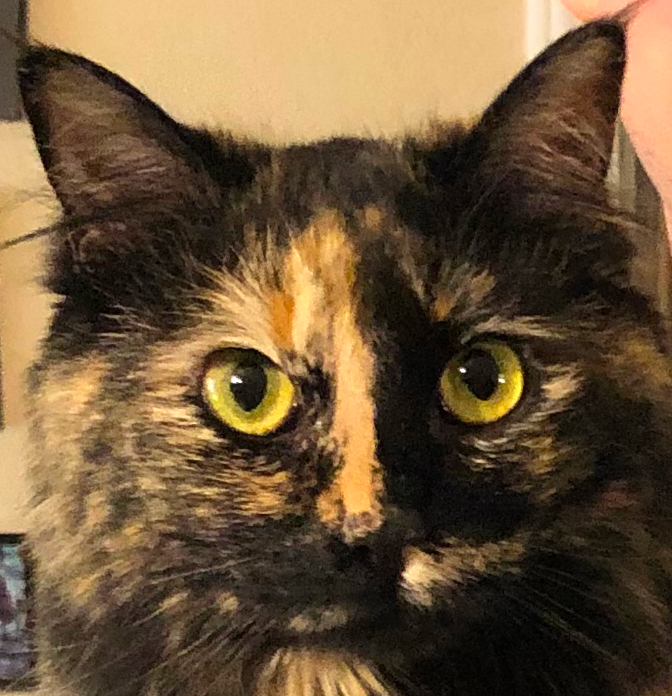
#> input picture assignment1/bobbie_template.JPG, 672 x 696 px
$ python img_transforms.py
#> lines starting #> are read from the running program, lines starting #| are printed output that depends on the picture
#> the answer given: bobbie_template.JPG
#> the answer given: 100
#> further down, img is the input picture: shape (696, 672, 3); mean B, G, R 57.2, 85.7, 109
# Alyssa Hammonds

# Assignment 1: Color Spaces and Data Augmentation
import sys
import numpy as np
import cv2 as cv
import random as rand

# from color_space_test.py
# [51 lines left out: functions rgb2hsv, hsv2rbg, not called in this run]

def random_crop(img, size):
    # check if the size is valid
#> called with size = 100
    if size <= 0 or size > min(img.shape[:2]):
        raise ValueError("Invalid crop size")

    # generate random coordinates
    center_x = np.random.randint(size // 2, img.shape[1] - size // 2)
#> center_x = 609
    center_y = np.random.randint(size // 2, img.shape[0] - size // 2)
#> center_y = 242

    # calculate (x,y)
    x1 = center_x - size // 2
#> x1 = 559
    x2 = x1 + size
#> x2 = 659
    y1 = center_y - size // 2
#> y1 = 192
    y2 = y1 + size
#> y2 = 292

    rand_crop = img[y1:y2, x1:x2]
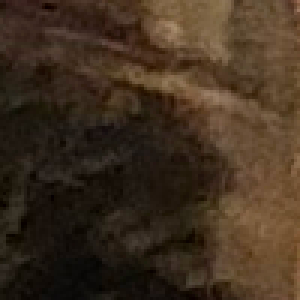
#> rand_crop: shape (100, 100, 3) (shown 3 times larger); mean B, G, R 31.7, 47.8, 64.5
#> the answer given: 3

    return rand_crop

def extract_patch(img, num_patches):
    # check if the number of patches is valid
#> called with num_patches = 3
    if num_patches <= 0:
        raise ValueError("Invalid number of patches")

    img_size = img.shape[0]
#> img_size = 696
    patch_size = img_size // num_patches
#> patch_size = 232


    patches = []
    for i in range(num_patches):
        for j in range(num_patches):
            x1 = i * patch_size
            x2 = x1 + patch_size
            y1 = j * patch_size
            y2 = y1 + patch_size
            patch = img[y1:y2, x1:x2]
            patches.append(patch)
#> after the loop, patches = 9 items

    return patches

# [41 lines left out: functions resize_img, color_jitter, not called in this run]

if __name__ == "__main__":

    # ask for the image file and the size of the crop
    filename = input("Enter the filename of the image: ")
    size = int(input("Enter the size of the crop: "))

    img = cv.imread(filename)
    img_array = np.array(img)
    rand_crop = random_crop(img, size)

    # save the cropped image
    cv.imwrite("cropped_image.jpg", rand_crop)
    print("Image saved as cropped_image.jpg")

    # ask for the number of patches
    num_patches = int(input("Enter the number of patches: "))
    patches = extract_patch(img, num_patches)
#> patches = 9 items

    # from color_space_test.py
    h = int(input("Enter the hue modifier: "))
#> the answer given: 3
    if h < 0 or h > 360:
        print("Invalid input")
        exit()
    s = float(input("Enter the saturation modifier: "))
#> the answer given: 3
    if s < 0 or s > 1:
        print("Invalid input")
        exit()
#> (the program exits here)
